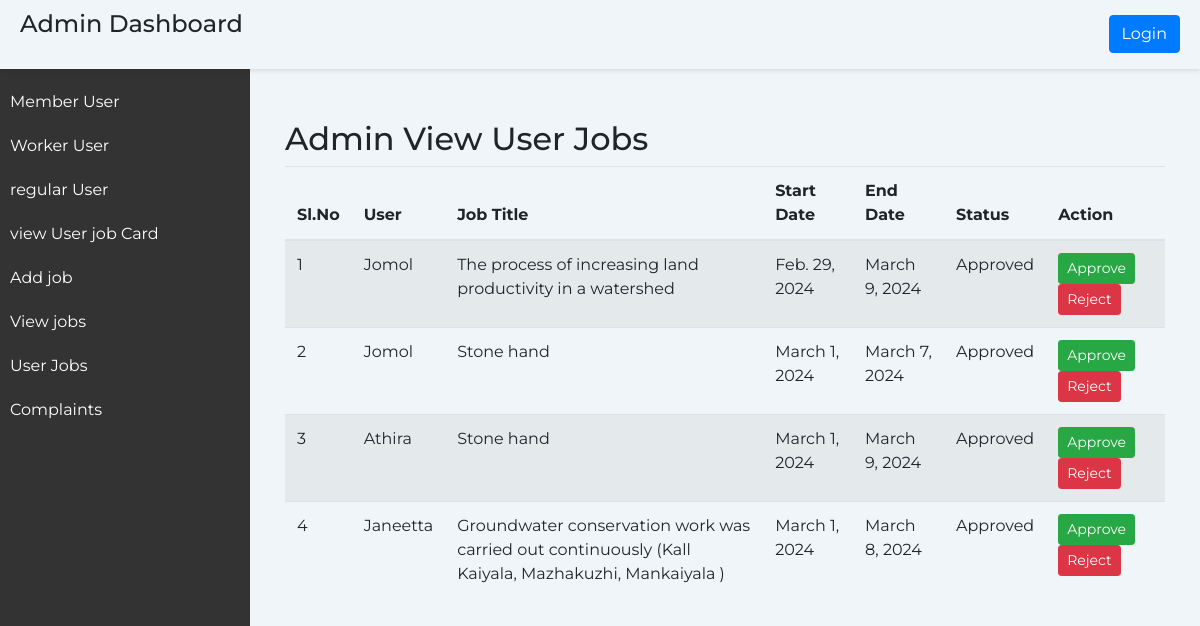
The app's page /admin_view_user_job with its own data.
### home/models.py (models this page shows, shortened)
class UserSelectedJob(models.Model):
    user = models.ForeignKey(CustomUser, on_delete=models.CASCADE)
    job = models.ForeignKey(Job, on_delete=models.CASCADE)
    start_date = models.DateField()
    end_date = models.DateField()
    status = models.CharField(max_length=10, default='Pending')

class CustomUser(AbstractUser):
    user_type = models.CharField(max_length=20) # Add any additional fields you need
    email=models.EmailField(unique=True)
    is_mentor = models.BooleanField(default=False)
    admin_id = models.CharField(max_length=10, blank=True, null=True)
    is_verified = models.BooleanField(default=False)
    panchayath_name = models.CharField(max_length=100, blank=True, null=True,default='')
    ward_number = models.CharField(max_length=10, blank=True, null=True,default='')
    has_edited_profile = models.BooleanField(default=False)

class Job(models.Model):
    title = models.CharField(max_length=255)

### home/views.py (the view)
# urls.py: path('admin_view_user_job', views.admin_view_user_job, name='admin_view_user_job'),
def admin_view_user_job(request):
    user_jobs = UserSelectedJob.objects.all()
    return render(request, 'admin_view_user_job.html', {'user_jobs': user_jobs})

### templates/admin_view_user_job.html (shortened to what this page needs)
<!DOCTYPE html>
                <html lang="en">
                <head>
                    <link href="https://maxcdn.bootstrapcdn.com/bootstrap/4.5.2/css/bootstrap.min.css" rel="stylesheet">
                </head>
                <body>
                    <div class="header">
                        <h1 class="page-title">Admin Dashboard</h1>
                        {% if user.is_authenticated %}
                        <a href={% url 'logout' %} class="btn btn-primary ml-lg-3">Logout</a>
                        {% else %}
                        <a href="login.html" class="btn btn-primary ml-lg-3">Login</a>
                        {% endif %}
                     </div>
                    <div class="sidebar">
                        <ul>
                            <li><a href="member">Member User</a></li>
                            <li><a href="worker">Worker User</a></li>
                            <li><a href="user">regular User</a></li>
                            <li><a href="admin_view_job_cards">view User job Card</a></li>
                            <li><a href="add_jobs">Add job</a></li>
                            <li><a href="view_add_job">View jobs</a></li>
                            <li><a href="admin_view_user_job">User Jobs</a></li>
                            <li><a href="admin_complaints">Complaints</a></li>
                        </ul>
                    </div>
                    <div class="content">
                        <div class="container">
                                <h2>Admin View User Jobs</h2>
                                <table class="table table-striped">
                                    <thead>
                                        <tr>
                                            <th> Sl.No</th>
                                            <th>User</th>
                                            <th>Job Title</th>
                                            <th>Start Date</th>
                                            <th>End Date</th>
                                            <th>Status</th>
                                            <th>Action</th>
                                        </tr>
                                    </thead>
                                    <tbody>
                                        {% for user_job in user_jobs %}
                                            <tr>
                                                <td>{{ forloop.counter }}</td>
                                                <td>{{ user_job.user.username }}</td>
                                                <td>{{ user_job.job.title }}</td>
                                                <td>{{ user_job.start_date }}</td>
                                                <td>{{ user_job.end_date }}</td>
                                                <td>{{ user_job.status }}</td>
                                                <td>
                                                    <form method="post" action="{% url 'admin_toggle_approval' user_job.id %}">
                                                        <button type="submit" class="btn btn-success btn-sm" name="action" value="approve">Approve</button>
                                                        <button type="submit" class="btn btn-danger btn-sm" name="action" value="reject">Reject</button>
                                                    </form>
                                                </td>
                                            </tr>
                                        {% endfor %}
                                    </tbody>
                                </table>
                            </div>
                </body>
                </html>

### templates/admin_view_user_job.html (style rules this page uses)
body { font-family: 'Montserrat', sans-serif; background-color: #f0f5f9; margin: 0; padding: 0; }
.header { background-color: #f0f5f9; padding: 10px 20px; box-shadow: 0 2px 4px rgba(0, 0, 0, 0.1); display: flex; justify-content: space-between; align-items: center; width: 100%; position: fixed; z-index: 1; }
.page-title { font-size: 24px; margin-bottom: 20px; }
.sidebar { height: 100%; width: 250px; position: fixed; top: 0; left: 0; background-color: #333; color: #fff; padding-top: 20px; margin-top: 60px; }
.sidebar ul { list-style: none; padding: 0; }
.sidebar li { padding: 10px; }
.sidebar a { color: #fff; text-decoration: none; display: block; }
.content { margin-left: 250px; padding: 20px; }
.container { margin-top: 100px; }

### records on screen
UserSelectedJob: user.username "Jomol", job "The process of increasing land productivity in a watershed", start_date "Feb. 29, 2024", end_date "March 9, 2024", status "Approved"
UserSelectedJob: user.username "Jomol", job "Stone hand", start_date "March 1, 2024", end_date "March 7, 2024", status "Approved"
UserSelectedJob: user.username "Athira", job "Stone hand", start_date "March 1, 2024", end_date "March 9, 2024", status "Approved"
UserSelectedJob: user.username "Janeetta", job "Groundwater conservation work was carried out continuously (Kall Kaiyala, Mazhakuzhi, Mankaiyala )", start_date "March 1, 2024", end_date "March 8, 2024", status "Approved"
